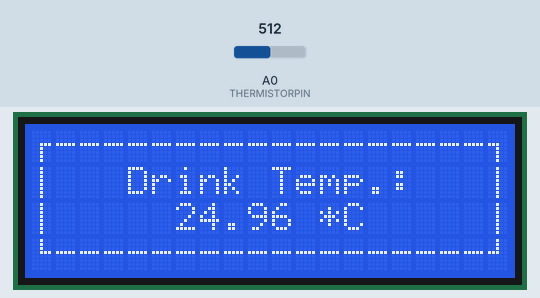
This sketch was run on a simulated Arduino Uno, built with avr-gcc and run on an emulated ATmega328P. Shown: 20×4 character LCD. The test bench sets the inputs (shaded band); at power-on: A0 (THERMISTORPIN) = 512.

Above: at 1.4 s.
1.5 s: A0 (THERMISTORPIN) set to 677
At 3.6 s:
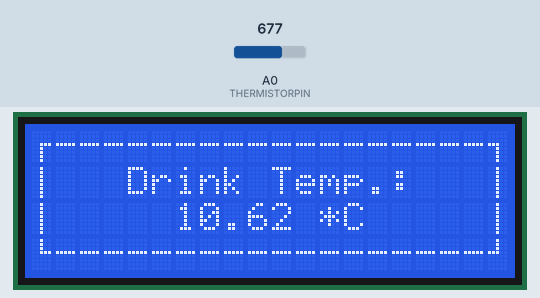
4.4 s: A0 (THERMISTORPIN) set to 701
At 6.0 s:
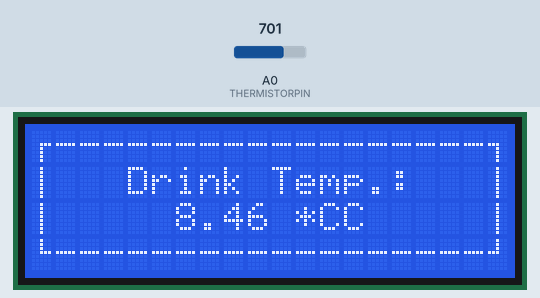
7.0 s: A0 (THERMISTORPIN) set to 716
At 9.5 s:
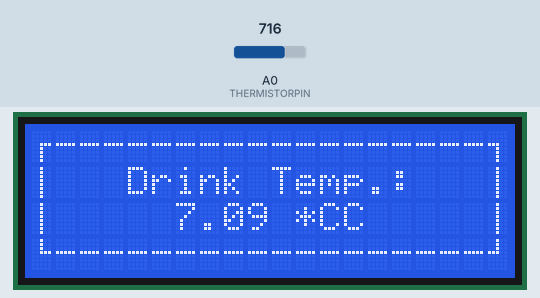
Timing chart, 0 to 11.0 s (numbered marks = the images above; inputs shaded):
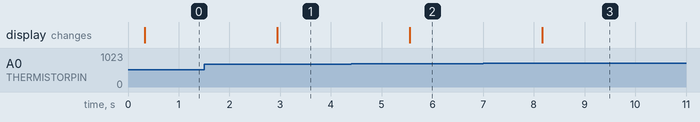

The sketch:

warmer.ino
```cpp
/*
PELTIER DESKTOP DRINK WARMER/COOLER W/AUTO-SHUTOFF
  by: Questionable Mechanics
  contact: questionable.mechanics@gmail.com
  last rev: 03/2021
  This sketch is in the public domain

  Notes:
  Developed and tested using Arduino IDE ver 1.8.42.0 in VS Code
  More TK
*/

#include <LiquidCrystal_I2C.h>

#define THERMISTORPIN A0
#define THERMISTORNOMINAL 10000
#define TEMPERATURENOMINAL 25
#define NUMSAMPLES 10
#define BCOEFFICIENT 3950
#define SERIESRESISTOR 10000

int samples[NUMSAMPLES];

#define I2C_ADDR    0x27
LiquidCrystal_I2C lcd = LiquidCrystal_I2C(0x27,20,4); //I2C SCLK=A4, SDATA=A5 depends on board

byte verticalLine[8] = {
  B00100,
  B00100,
  B00100,
  B00100,
  B00100,
  B00100,
  B00100,
  B00100
};
byte char2[8] = {
  B00000,
  B00000,
  B00000,
  B11100,
  B00100,
  B00100,
  B00100,
  B00100
};
byte char1[8] = {
  0b00000,
  0b00000,
  0b00000,
  0b00111,
  0b00100,
  0b00100,
  0b00100,
  0b00100
};
byte char3[8] = {
  0b00100,
  0b00100,
  0b00100,
  0b00111,
  0b00000,
  0b00000,
  0b00000,
  0b00000
};
byte char4[8] = {
  0b00100,
  0b00100,
  0b00100,
  0b11100,
  0b00000,
  0b00000,
  0b00000,
  0b00000
};

void setup(void) {
  Serial.begin(9600);
  analogReference(EXTERNAL);
  lcd.init();
  lcd.backlight();
  lcd.begin(20,4);

  createCustomCharacters();
  printFrame();

  lcd.setCursor(4,1);
  lcd.print("Drink Temp.:");
}

void loop(void) {
  uint8_t i;
  float average;

  // take N samples in a row, with a slight delay
  for (i=0; i< NUMSAMPLES; i++) {
   samples[i] = analogRead(THERMISTORPIN);
   delay(10);
  }

  // average all the samples out
  average = 0;
  for (i=0; i< NUMSAMPLES; i++) {
     average += samples[i];
  }
  average /= NUMSAMPLES;
  average = 1023 / average - 1;
  average = SERIESRESISTOR / average;

  float steinhart;
  steinhart = average / THERMISTORNOMINAL;     // (R/Ro)
  steinhart = log(steinhart);                  // ln(R/Ro)
  steinhart /= BCOEFFICIENT;                   // 1/B * ln(R/Ro)
  steinhart += 1.0 / (TEMPERATURENOMINAL + 273.15); // + (1/To)
  steinhart = 1.0 / steinhart;                 // Invert
  steinhart -= 273.15;                         // convert absolute temp to C

  lcd.setCursor(6,2);
  lcd.print(steinhart);
  lcd.print(" *C");
  delay(2500);
}

void printFrame()
{
  lcd.setCursor(1,0);
  lcd.print("------------------");
  lcd.setCursor(1,3);
  lcd.print("------------------");
  lcd.setCursor(0,1);
  lcd.write(byte(0));
  lcd.setCursor(0,2);
  lcd.write(byte(0));
  lcd.setCursor(19,1);
  lcd.write(byte(0));
  lcd.setCursor(19,2);
  lcd.write(byte(0));
  lcd.setCursor(0,0);
  lcd.write(byte(1));
  lcd.setCursor(19,0);
  lcd.write(byte(2));
  lcd.setCursor(0,3);
  lcd.write(byte(3));
  lcd.setCursor(19,3);
  lcd.write(byte(4));
}
void createCustomCharacters()
{
  lcd.createChar(0, verticalLine);
  lcd.createChar(1, char1);
  lcd.createChar(2, char2);
  lcd.createChar(3, char3);
  lcd.createChar(4, char4);
}
```

Measured:
- the behaviour switches between 684 and 685 on A0 (THERMISTORPIN) (found by bisection; images 1 and 2)
- after the input at 1.5 s, the display: changes after 1.4 s (image 1)
- after the input at 4.4 s, the display: changes after 1.2 s (image 2)
- after the input at 7.0 s, the display: changes after 1.2 s (image 3)
